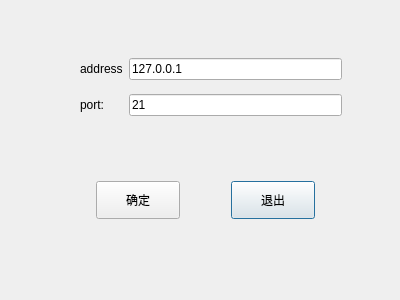
<?xml version="1.0" encoding="UTF-8"?>
<ui version="4.0">
 <class>Dialog</class>
 <widget class="QDialog" name="Dialog">
  <property name="geometry">
   <rect>
    <x>0</x>
    <y>0</y>
    <width>400</width>
    <height>300</height>
   </rect>
  </property>
  <property name="windowTitle">
   <string>Dialog</string>
  </property>
  <widget class="QPushButton" name="addr_exit_btn">
   <property name="geometry">
    <rect>
     <x>231</x>
     <y>181</y>
     <width>84</width>
     <height>38</height>
    </rect>
   </property>
   <property name="text">
    <string>退出</string>
   </property>
  </widget>
  <widget class="QPushButton" name="addr_confirm_btn">
   <property name="geometry">
    <rect>
     <x>96</x>
     <y>181</y>
     <width>84</width>
     <height>38</height>
    </rect>
   </property>
   <property name="text">
    <string>确定</string>
   </property>
  </widget>
  <widget class="QWidget" name="layoutWidget">
   <property name="geometry">
    <rect>
     <x>80</x>
     <y>50</y>
     <width>262</width>
     <height>76</height>
    </rect>
   </property>
   <layout class="QGridLayout" name="gridLayout">
    <item row="0" column="0" colspan="2">
     <widget class="QLabel" name="label">
      <property name="text">
       <string>address</string>
      </property>
     </widget>
    </item>
    <item row="0" column="2">
     <widget class="QLineEdit" name="address_edit">
      <property name="sizePolicy">
       <sizepolicy hsizetype="Expanding" vsizetype="Fixed">
        <horstretch>0</horstretch>
        <verstretch>0</verstretch>
       </sizepolicy>
      </property>
      <property name="text">
       <string>127.0.0.1</string>
      </property>
      <property name="clearButtonEnabled">
       <bool>false</bool>
      </property>
     </widget>
    </item>
    <item row="1" column="2">
     <widget class="QLineEdit" name="port_edit">
      <property name="contextMenuPolicy">
       <enum>Qt::NoContextMenu</enum>
      </property>
      <property name="inputMask">
       <string notr="true"/>
      </property>
      <property name="text">
       <string>21</string>
      </property>
      <property name="echoMode">
       <enum>QLineEdit::Normal</enum>
      </property>
      <property name="clearButtonEnabled">
       <bool>false</bool>
      </property>
     </widget>
    </item>
    <item row="1" column="0" colspan="2">
     <widget class="QLabel" name="label_2">
      <property name="text">
       <string>port:</string>
      </property>
     </widget>
    </item>
   </layout>
  </widget>
 </widget>
 <resources/>
 <connections/>
</ui>
